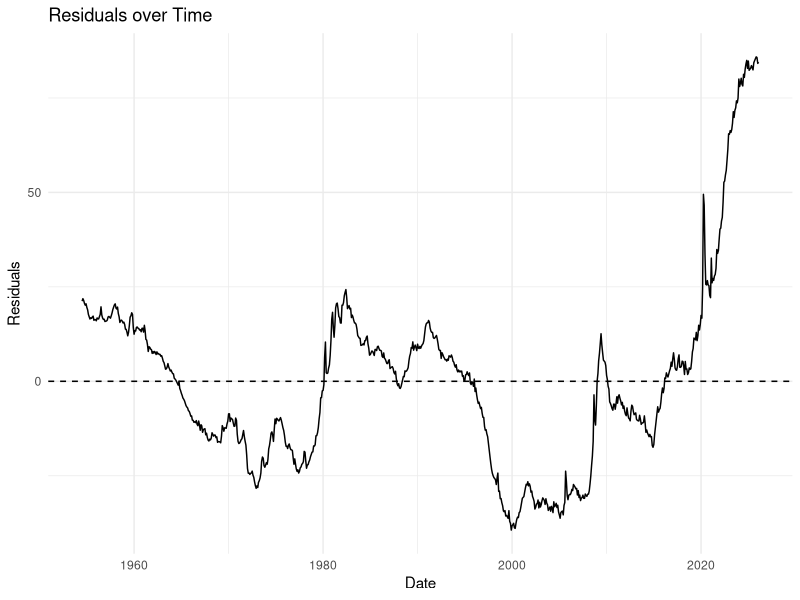
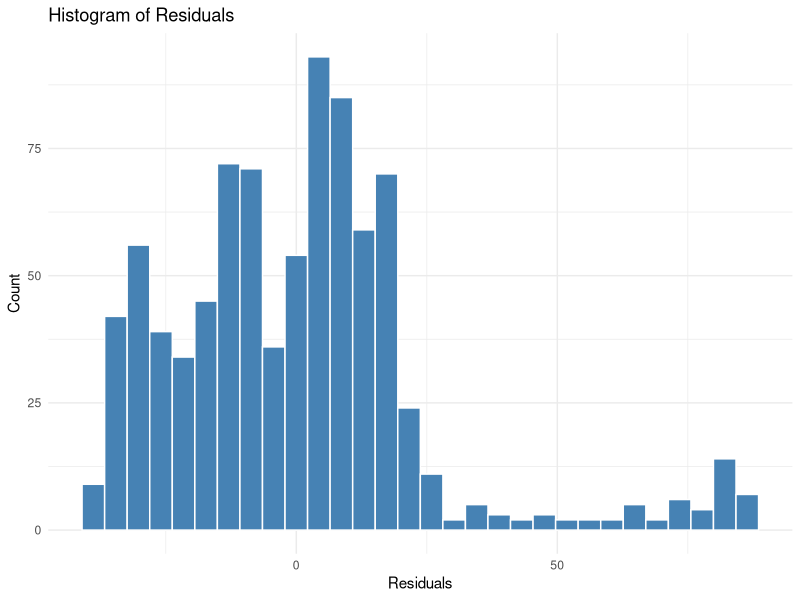
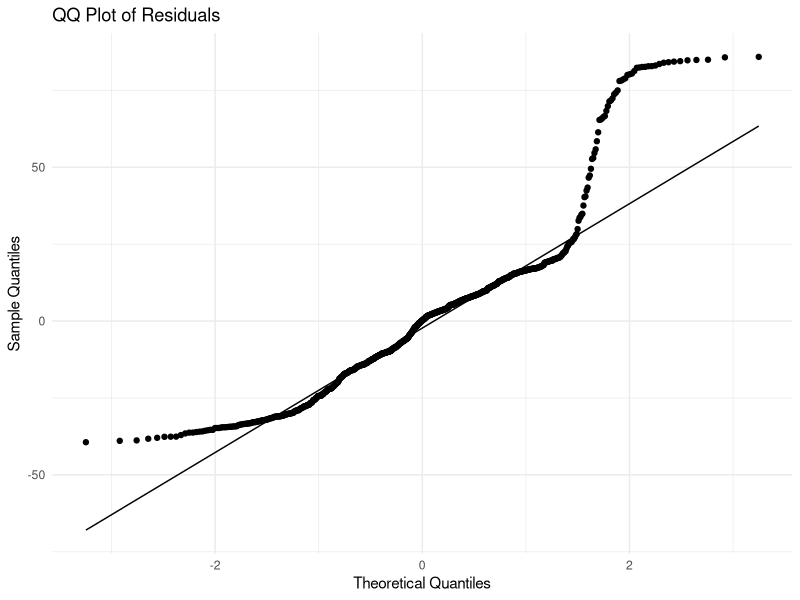
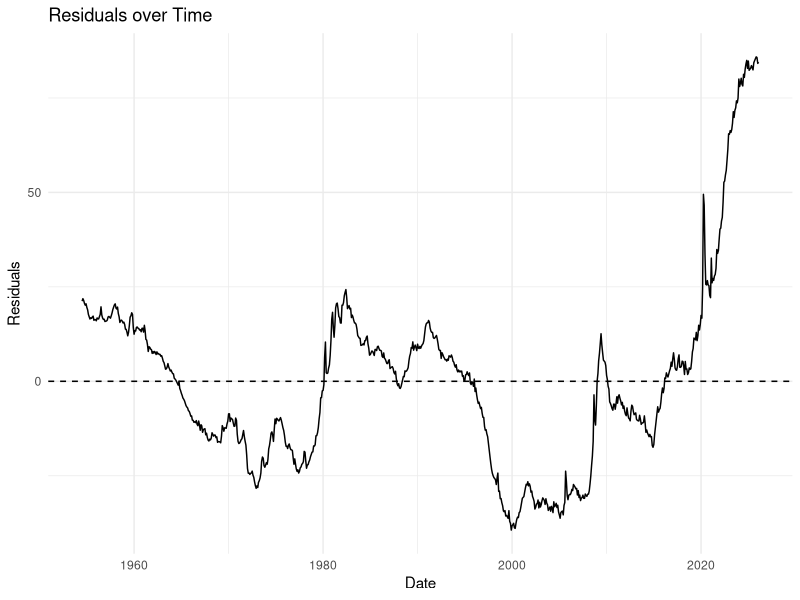
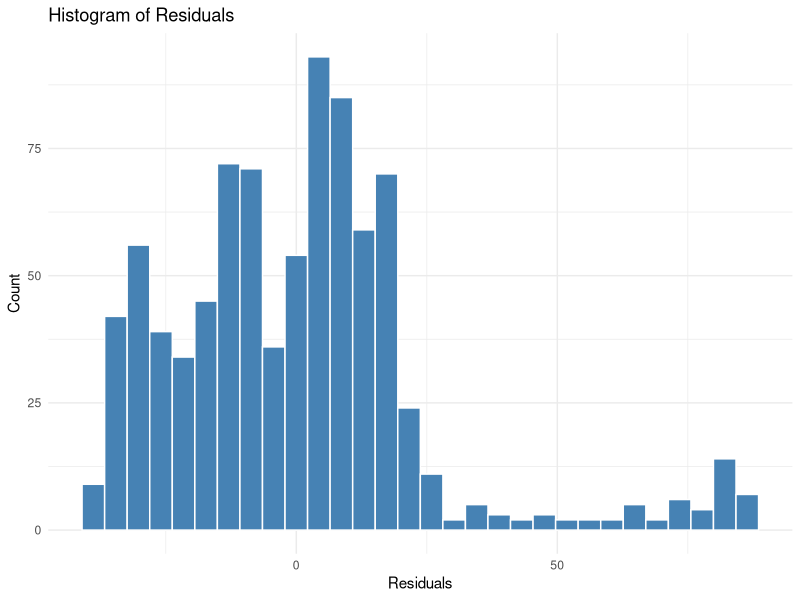
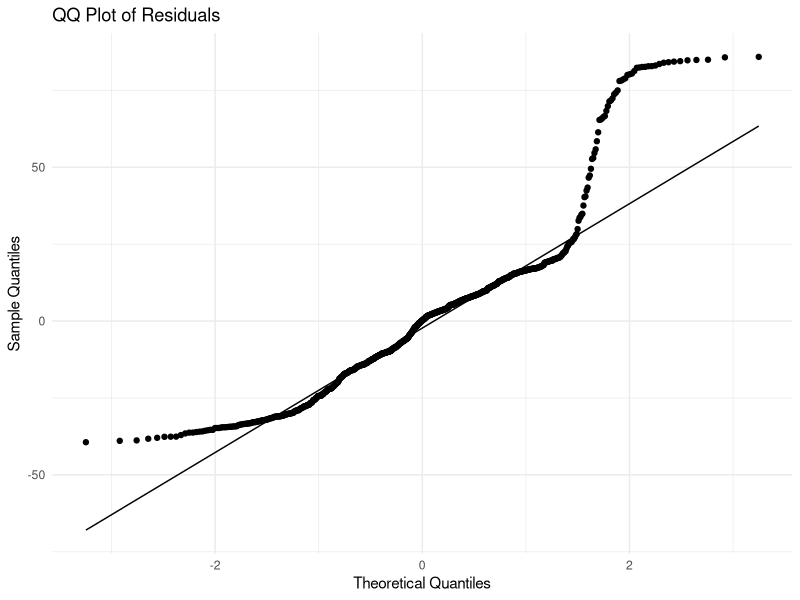

R code for these plots, in order:
library(zoo)
library(xts)
library(dplyr)
library(lmtest)
library(sandwich)
library(readr)
library(ggplot2)

dir.create("results", showWarnings = FALSE)
dir.create("plots", showWarnings = FALSE)

df <- read_csv("data/macro_timeseries_clean.csv", col_types = cols(date = col_date()))
df <- na.omit(df)

model <- lm(inflation ~ unemployment + interest_rate + industrial_production, data = df)
print(summary(model))

robust_se <- coeftest(model, vcov = vcovHC(model, type = "HC1"))
print(robust_se)

res <- residuals(model)

ggplot(data.frame(date = df$date, residual = res), aes(x = date, y = residual)) +
  geom_line() +
  geom_hline(yintercept = 0, linetype = "dashed") +
  labs(x = "Date", y = "Residuals", title = "Residuals over Time") +
  theme_minimal()
ggsave("plots/residuals_over_time.png", width = 8, height = 5, dpi = 150)

ggplot(data.frame(residual = res), aes(x = residual)) +
  geom_histogram(bins = 30, fill = "steelblue", color = "white") +
  labs(x = "Residuals", y = "Count", title = "Histogram of Residuals") +
  theme_minimal()
ggsave("plots/residuals_histogram.png", width = 8, height = 5, dpi = 150)

ggplot(data.frame(residual = res), aes(sample = residual)) +
  stat_qq() +
  stat_qq_line() +
  labs(x = "Theoretical Quantiles", y = "Sample Quantiles", title = "QQ Plot of Residuals") +
  theme_minimal()
ggsave("plots/residuals_qq.png", width = 8, height = 5, dpi = 150)

coef_df <- as.data.frame(summary(model)$coefficients)
coef_df <- cbind(Parameter = rownames(coef_df), coef_df)
rownames(coef_df) <- NULL
write_csv(coef_df, "results/ols_coefficients.csv")

sink("results/ols_model_summary.txt")
print(summary(model))
sink()
